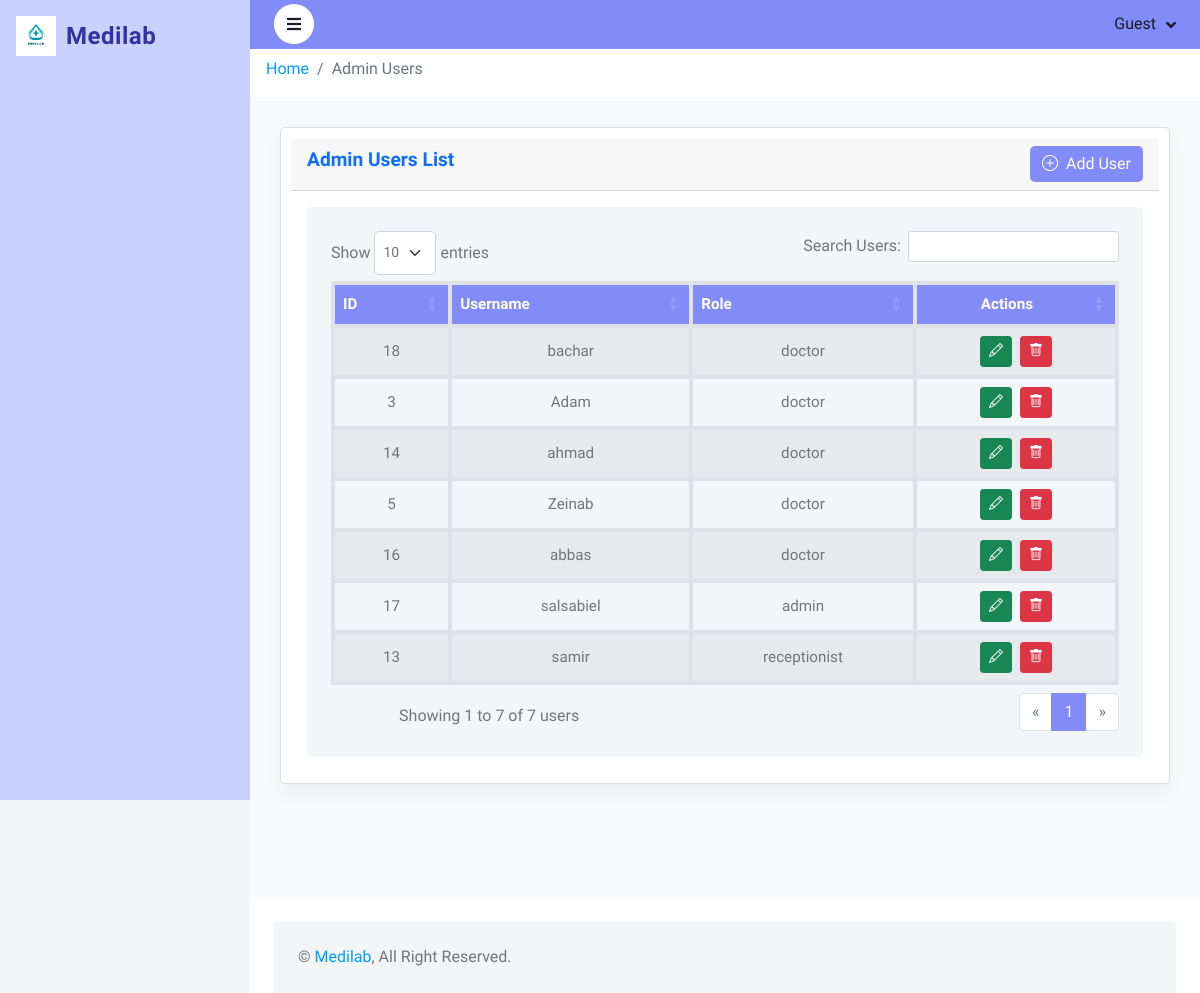
/adminusers.php?error=invalid_request, run on the app's committed database.
### tables this page shows
CREATE TABLE IF NOT EXISTS `users` (
  `id` int(11) NOT NULL AUTO_INCREMENT,
  `username` varchar(50) NOT NULL,
  `password` varchar(255) NOT NULL,
  `role` enum('admin','doctor','receptionist','patient') NOT NULL,
  PRIMARY KEY (`id`),
  UNIQUE KEY `username` (`username`)
);

### adminusers.php (the view, shortened to what this page needs)
<?php
include 'dp.php';
$usersQuery = "SELECT * FROM users";
$result = $conn->query($usersQuery);
?>
<?php require('common/head.php') ?>
<body>
<?php require('common/sidebar.php'); ?>
<div class="content">
  <?php require('common/navbar.php'); ?>
  <div class="container-fluid py-2 px-3">
    <nav aria-label="breadcrumb">
      <ol class="breadcrumb mb-2">
        <li class="breadcrumb-item"><a href="index.php">Home</a></li>
        <li class="breadcrumb-item active" aria-current="page">Admin Users</li>
      </ol>
    </nav>
  </div>
  <div class="app-body">
    <div class="col-sm-12">
      <div class="card">
        <div class="card-header d-flex align-items-center justify-content-between">
          <h5 class="card-title">Admin Users List</h5>
          <button class="btn btn-indigo-400 ms-auto" data-bs-toggle="modal" data-bs-target="#addUserModal">
            <i class="bi bi-plus-circle me-1"></i> Add User
          </button>
        </div>
        <div class="card-body">
          <div class="bg-light rounded p-4">
            <div class="table-responsive">
              <table id="basicExample" class="table table-hover table-bordered table-striped align-middle m-0">
                <thead class="text-center" style="background-color: #818cf8; color:white;">
                  <tr>
                    <th>ID</th>
                    <th>Username</th>
                    <th>Role</th>
                    <th class="text-center">Actions</th>
                  </tr>
                </thead>
                <tbody>
                  <?php if ($result && $result->num_rows > 0): ?>
                    <?php while ($row = $result->fetch_assoc()): ?>
                      <tr class="text-center">
                        <td><?= htmlspecialchars($row['id']) ?></td>
                        <td><?= htmlspecialchars($row['username']) ?></td>
                        <td><?= htmlspecialchars($row['role']) ?></td>
                        <td>
                          <div class="action-buttons">
                            <a href="#"
                               class="btn btn-sm btn-success edit-user-btn"
                               data-id="<?= $row['id'] ?>"
                               data-username="<?= htmlspecialchars($row['username']) ?>"
                               data-role="<?= htmlspecialchars($row['role']) ?>"
                               title="Edit"
                               data-bs-toggle="modal"
                               data-bs-target="#editUserModal">
                               <i class="bi bi-pencil"></i>
                            </a>
                            <a href="deleteuser.php?id=<?= $row['id'] ?>" class="btn btn-sm btn-danger delete-link" title="Delete">
                              <i class="bi bi-trash"></i>
                            </a>
                          </div>
                        </td>
                      </tr>
                    <?php endwhile; ?>
                  <?php else: ?>
                    <tr><td colspan="4" class="text-center text-muted">No users found.</td></tr>
                  <?php endif; ?>
                </tbody>
              </table>
            </div>
          </div>
        </div>
      </div>
    </div>
  </div>
<?php require('common/footer.php') ?>
<link href="css/bootstrap.min.css" rel="stylesheet">
<link href="https://cdn.datatables.net/1.13.6/css/dataTables.bootstrap5.min.css" rel="stylesheet"/>
</div>
</body>
</html>

### css/style.css (style rules this page uses)
:root { --primary: #009CFF; --light: #F3F6F9; --dark: #191C24; }
.btn { transition: .5s; }
.content { margin-left: 250px; min-height: 100vh; background: #FFFFFF; transition: 0.5s; }
@media (min-width: 992px) { .content { width: calc(100% - 250px); } }

### css/style1.css (style rules this page uses)
* { box-sizing: border-box; }
body { font-family: Arial, sans-serif; background-color: #f4f4f4; }
.card { background: white; border-radius: 6px; box-shadow: 0 1px 5px rgba(0, 0, 0, 0.05); padding: 10px; margin: 6px; flex: 1 1 calc(25% - 12px); text-align: center; }

### common/head.php (style rules this page uses)
.table th, .table td, .table, .table th, .table td { border: 2px solid #dee2e6 !important; }
body { background-color: #f8f9fa; }
.table td, .table th { vertical-align: middle; }
.app-body { padding: 1.5rem; background-color: #f8f9fa; min-height: 100vh; }
.card { border-radius: 0.75rem; box-shadow: 0 0.125rem 0.25rem rgb(0 0 0 / 0.075); }
.card-header { background-color: #fff; border-bottom: 1px solid #e9ecef; font-weight: 600; font-size: 1.125rem; padding: 1rem 1.5rem; border-top-left-radius: 0.75rem; border-top-right-radius: 0.75rem; }
.card-body { padding: 1.25rem 1.5rem; }
.table { font-size: 0.95rem; color: #495057; }
.table thead th { border-bottom: 2px solid #dee2e6; font-weight: 600; }
.card { border-radius: 1rem; box-shadow: 0 0.5rem 1.2rem rgba(0, 0, 0, 0.05); border: none; }
.card-title { font-weight: 600; font-size: 1.2rem; color: #0d6efd; }

### adminusers.php (style rules this page uses)
.action-buttons { display: flex; gap: 8px; justify-content: center; }
.btn-indigo-400 { background-color: #818CF8 !important; color: white !important; border: none !important; }

### data on the page
users: id "18", username "bachar", role "doctor"
users: id "3", username "Adam", role "doctor"
users: id "14", username "ahmad", role "doctor"
users: id "5", username "Zeinab", role "doctor"
users: id "16", username "abbas", role "doctor"
users: id "17", username "salsabiel", role "admin"
users: id "13", username "samir", role "receptionist"

### other printed values
$_SESSION['username'] "Guest"
